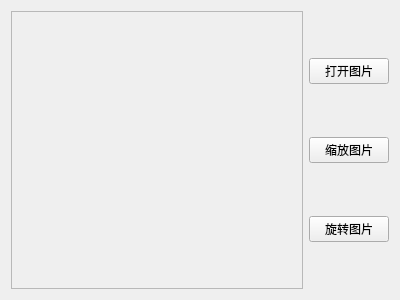
<?xml version="1.0" encoding="UTF-8"?>
<ui version="4.0">
 <class>ImageTransformWidget</class>
 <widget class="QWidget" name="ImageTransformWidget">
  <property name="geometry">
   <rect>
    <x>0</x>
    <y>0</y>
    <width>400</width>
    <height>300</height>
   </rect>
  </property>
  <property name="windowTitle">
   <string>ImageTransformWidget</string>
  </property>
  <layout class="QHBoxLayout" name="horizontalLayout">
   <item>
    <widget class="QScrollArea" name="scrollArea">
     <property name="widgetResizable">
      <bool>true</bool>
     </property>
     <widget class="QWidget" name="scrollAreaWidgetContents">
      <property name="geometry">
       <rect>
        <x>0</x>
        <y>0</y>
        <width>297</width>
        <height>280</height>
       </rect>
      </property>
     </widget>
    </widget>
   </item>
   <item>
    <layout class="QVBoxLayout" name="verticalLayout">
     <item>
      <widget class="QPushButton" name="pushButtonOpen">
       <property name="text">
        <string>打开图片</string>
       </property>
      </widget>
     </item>
     <item>
      <widget class="QPushButton" name="pushButtonResize">
       <property name="text">
        <string>缩放图片</string>
       </property>
      </widget>
     </item>
     <item>
      <widget class="QPushButton" name="pushButtonRotate">
       <property name="text">
        <string>旋转图片</string>
       </property>
      </widget>
     </item>
    </layout>
   </item>
  </layout>
 </widget>
 <resources/>
 <connections/>
</ui>
